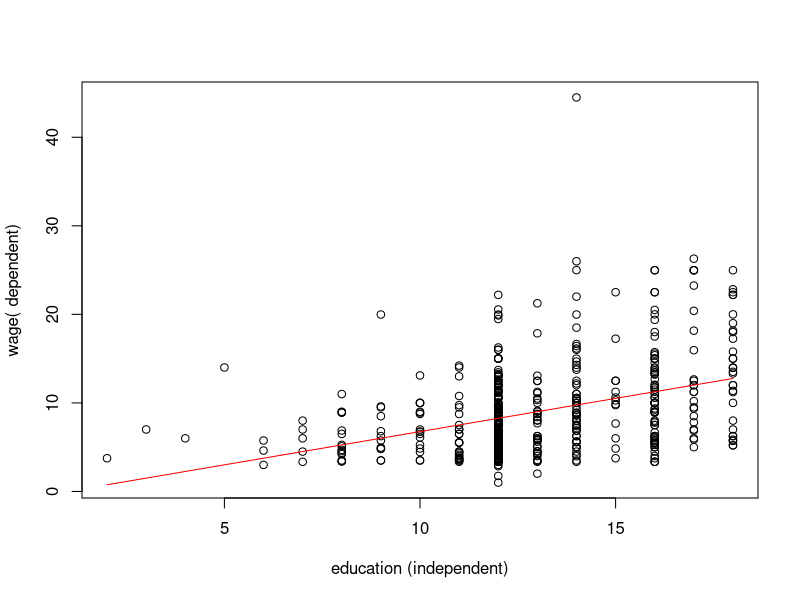
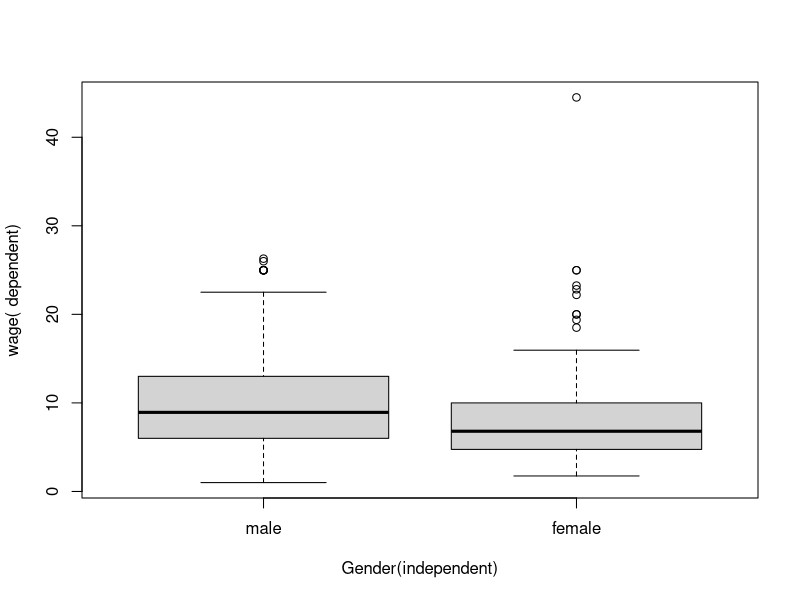

Source code (R) for these figures, in order: (Note: this script raises an error after producing the figures.)
############################################################################
############################################################################

#From,

#      Gokul Kaisaravalli Bhojraj
#      Id: 80789
#      Business Intelligence

############################################################################
############################################################################

#@@@@@@@@@@@@@@@@@@@@@@@@@@@@@@@@@@@@@@@@@@@@@@@@@@@@@@@@@@@@@@@@@@@@@@@@@@@

# 1)

install.packages("AER")
library(AER)                                #loading library
data_CPS1985<- data(CPS1985)                # storing data to a variable

?CPS1985                                    # getting information about data table

# 1)a

summary(CPS1985)                            # knowing summary of the overall data
head(CPS1985)                               # checking the table

# 1)b

reg<-lm(wage~education,data=CPS1985,y=T)    # creating regression using lm command
summary(reg)                                # getting details of the regresssion

# 1)c

beta0_h<- summary(reg)$coef[1,1]            # getting beta0 value
beta1_h<- summary(reg)$coef[2,1]            # getting beta1 value

wage_y_h<-beta0_h+beta1_h*10                # average wage for 10 yr education
wage_y_h

################# Ploting graph for visualization #####################

wage_y_h1<-beta0_h+(beta1_h*CPS1985$education)
wage_y_h1

plot(CPS1985$education,CPS1985$wage,xlab = "education (independent)",ylab = "wage( dependent)")
points(CPS1985$education,wage_y_h1,col="red",type="l")

# 1) d


# H_o:  beta=0    (no longer wage is dependent on education)
# H_a:  beta!=0
# since P value is 2.2e-16 which is less than 0.05 ,we reject H_o i.e we accept H_a.
# which means wage is dependent on education

# 1)e

# so accoring to regression result, the value of r-squared is very low (0.1459),
# so we can say that education doesnot have high impact on wage but it has
# some effect on wage 

# 2)##############################################################

# 2)a

reg1<-lm(wage~gender,data=CPS1985,y=T)     # creating regression using lm using gender and wage
summary(reg1)

plot(CPS1985$gender,CPS1985$wage,xlab="Gender(independent)",ylab="wage( dependent)")

# 2)b

# getting summary 
summary(reg1)                              

# getting avg wage of female 
wage_female=reg1$coefficients[1]+reg1$coefficients[2]*1
wage_female
# getting avg wage of male 
wage_male=reg1$coefficients[1]+reg1$coefficients[2]*0
wage_male

# From the values you can say that male earns more than female.

# 2)c

# yes, Since the difference is significant between the wages we can say it is significant.

# 2)d

# creating dummy variables 

CPS1985$gender <-  factor(CPS1985$gender,levels = c('male', 'female'),labels = c(0, 1))  
reg2 <- lm(wage ~ gender, data = CPS1985)
summary(reg2)

##################### OR #######################

library(AER)  
data_CPS1985<- data(CPS1985)
gen_num<-NULL
for(i in 1:length(CPS1985$gender))
{
  if(CPS1985$gender[i]=="male")
  {
    gen_num<-c(gen_num,0)
  }
  else
  {
    gen_num<-c(gen_num,1)
  }
}
gen_num

reg2<-lm(wage~gen_num,data=CPS1985,y=T)  # regrssion using lm command
summary(reg2)

################ Plotting graph for visualization ########################

beta0_h<- summary(reg2)$coef[1,1]
beta1_h<- summary(reg2)$coef[2,1]

wage_y_h2<-beta0_h+(beta1_h*gen_num)
wage_y_h2

plot(gen_num,CPS1985$wage,xlab = "Gender 1= male/ 2= Female (independent)",ylab = "wage( dependent)")
points(gen_num,wage_y_h2,col="red",type="l")


# 2)e


sub_male<-subset(CPS1985,CPS1985$gender=="male")
sub_female<-subset(CPS1985,CPS1985$gender=="female")

male_avg<-mean(sub_male$wage)
female_avg<-mean(sub_female$wage)

male_avg
female_avg

#yes,they are same male= 9.9949 and female= 7.8788
